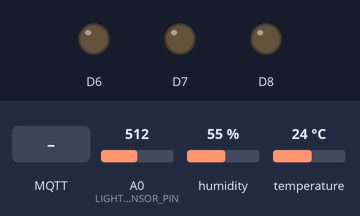
Simulated run of this sketch. Board: ESP8266 (NodeMCU). On the bench: output pins drawn as LEDs (lit = HIGH). Inputs (shaded band) come from the test bench; at power-on: humidity 55 %, A0 (LIGHT_SENSOR_PIN) = 512, temperature 24 °C. WiFi joins after 1.5 s; servers stay silent unless stated; random numbers use the default seed unless the sketch sets one; no MQTT or app messages arrive unless stated; what the sketch prints to the serial monitor is not drawn.

Above: at 2.8 s.
2.9 s: MQTT message "ON" arrives on the second subscribed topic
At 3.8 s:
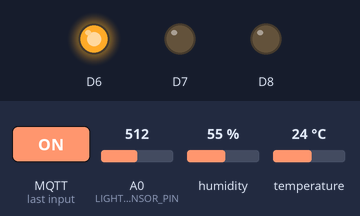
4.4 s: humidity set to 88 %
9.2 s: humidity set to 91 %
At 13.3 s:
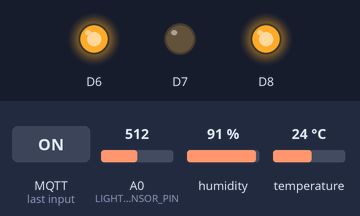
14.5 s: MQTT message "OFF" arrives on the second subscribed topic
At 18.5 s:
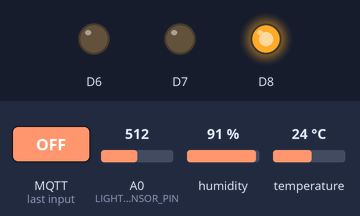
19.5 s: MQTT message "ON" arrives on the third subscribed topic
At 23.8 s:
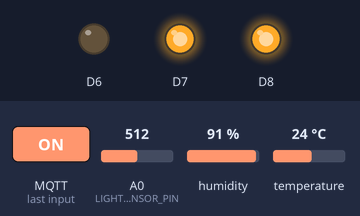
24.5 s: humidity set to 22 %
At 29.0 s:
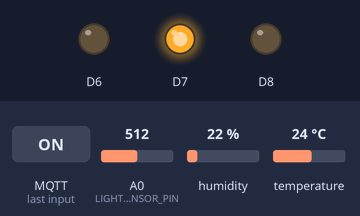
Timing chart, 0 to 30.5 s (numbered marks = the images above; inputs shaded):
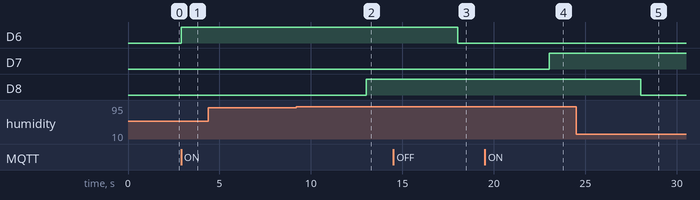

The sketch:

bai2.ino
```cpp
#include <ESP8266WiFi.h>
#include <PubSubClient.h>
#include <Adafruit_Sensor.h>
#include <DHT.h>
#include <DHT_U.h>
#include <ArduinoJson.h>
#define DHTPIN D5
#define DHTTYPE DHT11
#define LIGHT_SENSOR_PIN A0
DHT_Unified dht(DHTPIN, DHTTYPE);

const char *ssid = "hh";
const char *password = "01082002c";
const char *mqtt_server = "192.168.14.154";
const char *mqtt_username = "hhd";
const char *mqtt_password = "hhd";

const char *data_topic = "datasensor";
const char *device_topic = "allcontrol";
const char *light_topic = "lightcontrol";
const char *fan_topic = "fancontrol";
const char *status_light_topic = "lightstatus";
const char *status_fan_topic = "fanstatus";
const char *status_all_topic = "allstatus";
WiFiClient espClient;
PubSubClient client(espClient);
unsigned long lastMsg = 0;
int temp, hum, light;
bool ledState = LOW;
bool fanState = LOW;

void setup_wifi()
{
    Serial.println();
    Serial.print("Connecting to ");
    Serial.println(ssid);
    WiFi.mode(WIFI_STA);
    WiFi.begin(ssid, password);
    while (WiFi.status() != WL_CONNECTED)
    {
        Serial.print(".");
        delay(200);
    }
    Serial.println("");
    Serial.println("WiFi connected");
    Serial.println("IP address: ");
    Serial.println(WiFi.localIP());
}

void callback(char *topic, byte *payload, unsigned int length)
{
    Serial.print("Message arrived [");
    Serial.print(topic);
    Serial.print("] ");

    char payloadStr[length + 1];
    for (int i = 0; i < length; i++)
    {
        payloadStr[i] = (char)payload[i];
    }
    payloadStr[length] = '\0';
    Serial.println(payloadStr);
    DynamicJsonDocument doc(256);
    deserializeJson(doc, payloadStr);
    String statusMsg = "";

    if (strcmp(topic, device_topic) == 0)
    {
        if (doc["light"] == "ON")
        {
            digitalWrite(D6, HIGH);
            ledState = HIGH;
            client.publish(status_light_topic, "ON");
        }
        else if (doc["light"] == "OFF")
        {
            digitalWrite(D6, LOW);
            ledState = LOW;
            client.publish(status_light_topic, "OFF");
        }
        if (doc["fan"] == "ON")
        {
            digitalWrite(D7, HIGH);
            fanState = HIGH;
            client.publish(status_fan_topic, "ON");
        }
        else if (doc["fan"] == "OFF")
        {
            digitalWrite(D7, LOW);
            fanState = LOW;
            client.publish(status_fan_topic, "OFF");
        }
        statusMsg = "Light: " + String(ledState == HIGH ? "ON" : "OFF") + ", Fan: " + String(fanState == HIGH ? "ON" : "OFF");
        client.publish(status_all_topic, statusMsg.c_str());
    }
    else if (strcmp(topic, light_topic) == 0)
    {
        if (strcmp(payloadStr, "ON") == 0)
        {
            digitalWrite(D6, HIGH);
            ledState = HIGH;
            client.publish(status_light_topic, "ON");
        }
        else if (strcmp(payloadStr, "OFF") == 0)
        {
            digitalWrite(D6, LOW);
            ledState = LOW;
            client.publish(status_light_topic, "OFF");
        }
        statusMsg = "Light: " + String(ledState == HIGH ? "ON" : "OFF") + ", Fan: " + String(fanState == HIGH ? "ON" : "OFF");
        client.publish(status_all_topic, statusMsg.c_str());
    }
    else if (strcmp(topic, fan_topic) == 0)
    {
        if (strcmp(payloadStr, "ON") == 0)
        {
            digitalWrite(D7, HIGH);
            fanState = HIGH;
            client.publish(status_fan_topic, "ON");
        }
        else if (strcmp(payloadStr, "OFF") == 0)
        {
            digitalWrite(D7, LOW);
            fanState = LOW;
            client.publish(status_fan_topic, "OFF");
        }
        statusMsg = "Light: " + String(ledState == HIGH ? "ON" : "OFF") + ", Fan: " + String(fanState == HIGH ? "ON" : "OFF");
        client.publish(status_all_topic, statusMsg.c_str());
    }
}
void reconnect()
{
    while (!client.connected())
    {
        Serial.print("Attempting MQTT connection...");
        String clientId = "ESP8266Client-";
        clientId += String(random(0xffff), HEX);
        if (client.connect(clientId.c_str(), mqtt_username, mqtt_password))
        {
            Serial.println("connected");
            client.subscribe(device_topic);
            client.subscribe(light_topic);
            client.subscribe(fan_topic);
            client.subscribe(status_light_topic);
            client.subscribe(status_fan_topic);
            client.subscribe(status_all_topic);
        }
        else
        {
            Serial.print("failed, rc=");
            Serial.print(client.state());
            Serial.println(" try again in 5 seconds");
            delay(5000);
        }
    }
}
void setup()
{
    pinMode(D6, OUTPUT);
    pinMode(D7, OUTPUT);
    pinMode(D8, OUTPUT);
    dht.begin();
    sensor_t sensor;
    dht.temperature().getSensor(&sensor);
    dht.humidity().getSensor(&sensor);
    Serial.begin(115200);
    setup_wifi();
    client.setServer(mqtt_server, 1882);
    client.setCallback(callback);
}

void checkSensorHigh()
{
    if ((temp >= 40) || (hum >= 90) || (light >= 600))
    {
        digitalWrite(D8, HIGH);
    }
    else
    {
        digitalWrite(D8, LOW);
    }
}

void loop()
{
    if (!client.connected())
    {
        reconnect();
    }
    client.loop();
    unsigned long now = millis();
    if (now - lastMsg > 3000)
    {
        lastMsg = now;
        sensors_event_t event;
        dht.temperature().getEvent(&event);
        if (!isnan(event.temperature))
        {
            temp = event.temperature;
        }
        dht.humidity().getEvent(&event);
        if (!isnan(event.relative_humidity))
        {
            hum = event.relative_humidity;
        }
        int lightValue = analogRead(LIGHT_SENSOR_PIN);
        light = lightValue;
        checkSensorHigh();

        DynamicJsonDocument doc(256);
        doc["temperature"] = temp;
        doc["humidity"] = hum;
        doc["light"] = light;

        char msg[256];
        serializeJson(doc, msg);
        Serial.print(msg);
        Serial.print("\n");
        client.publish(data_topic, msg);
        delay(5000);
    }
}
```

Measured:
- the behaviour switches between 89 and 90 % on humidity (found by bisection; images 1 and 2)
- after the input at 2.9 s, D6: LOW → HIGH at once
- after the input at 4.4 s, every drawn part: stays the same
- after the input at 9.2 s, D8: LOW → HIGH after 3.8 s
- after the input at 14.5 s, D6: HIGH → LOW after 3.5 s
- after the input at 19.5 s, D7: LOW → HIGH after 3.5 s
- after the input at 24.5 s, D8: HIGH → LOW after 3.5 s
